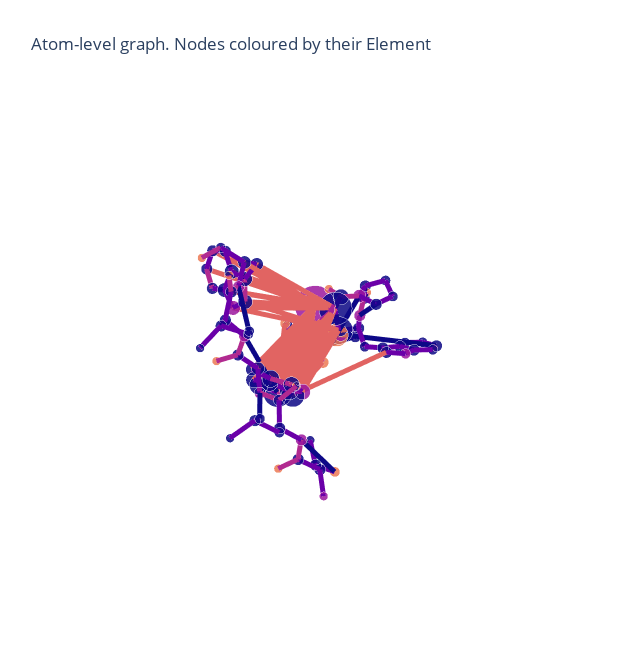

Notebook cell for this chart:
### Code cell
from graphein.protein.visualisation import plotly_protein_structure_graph

p = plotly_protein_structure_graph(
    graph_mutated,
    colour_edges_by="kind",
    colour_nodes_by="element_symbol",
    label_node_ids=False,
    node_size_min=5,
    node_alpha=0.85,
    node_size_multiplier=1,
    plot_title="Atom-level graph. Nodes coloured by their Element"
    )
p.show()

### Figure 1 — Plotly figure (JSON) as saved in the notebook; plotly's stock layout.template omitted (floating-point values rounded to 4 significant figures; data arrays with more than 128 entries replaced by an {"elided": "..."} marker saying what was removed)
{"data": [{"hoverinfo": "text+x+y+z", "marker": {"color": {"elided": "92x4 float values"}, "opacity": 0.85, "size": [6, 8, 8, 6, 8, 6, 7, 8, 8, 8, 6, 7, 8, 6, 7, 8, 9, 8, 6, 9, 12, 11, 12, 13, 11, 11, 16, 13, 20, 8, 8, 8, 6, 8, 7, 6, 7, 8, 9, 7, 6, 9, 10, 10, 10, 10, 8, 10, 8, 8, 8, 28, 23, 11, 6, 19, 16, 9, 8, 8, 6, 7, 7, 8, 8, 8, 8, 8, 7, 8, 8, 8, 8, 7, 7, 7, 7, 8, 9, 8, 9, 8, 7, 7, 8, 10, 8, 7, 7, 7, 9, 10], "symbol": "circle"}, "mode": "markers", "text": ["A:THR:259:N", "A:THR:259:CA", "A:THR:259:C", "A:THR:259:O", "A:THR:259:CB", "A:THR:259:CG2", "A:THR:259:OG1", "A:LEU:260:N", "A:LEU:260:CA", "A:LEU:260:C", "A:LEU:260:O", "A:LEU:260:CB", "A:LEU:260:CG", "A:LEU:260:CD1", "A:LEU:260:CD2", "A:TRP:261:N", "A:TRP:261:CA", "A:TRP:261:C", "A:TRP:261:O", "A:TRP:261:CB", "A:TRP:261:CG", "A:TRP:261:CD1", "A:TRP:261:CD2", "A:TRP:261:CE2", "A:TRP:261:CE3", "A:TRP:261:NE1", "A:TRP:261:CZ2", "A:TRP:261:CZ3", "A:TRP:261:CH2", "A:ILE:262:N", "A:ILE:262:CA", "A:ILE:262:C", "A:ILE:262:O", "A:ILE:262:CB", "A:ILE:262:CG1", "A:ILE:262:CG2", "A:ILE:262:CD1", "A:TRP:263:N", "A:TRP:263:CA", "A:TRP:263:C", "A:TRP:263:O", "A:TRP:263:CB", "A:TRP:263:CG", "A:TRP:263:CD1", "A:TRP:263:CD2", "A:TRP:263:CE2", "A:TRP:263:CE3", "A:TRP:263:NE1", "A:TRP:263:CZ2", "A:TRP:263:CZ3", "A:TRP:263:CH2", "B:SER:87:N", "B:SER:87:CA", "B:SER:87:C", "B:SER:87:O", "B:SER:87:CB", "B:SER:87:OG", "B:PRO:88:N", "B:PRO:88:CA", "B:PRO:88:C", "B:PRO:88:O", "B:PRO:88:CB", "B:PRO:88:CG", "B:PRO:88:CD", "B:TRP:89:N", "B:TRP:89:CA", "B:TRP:89:C", "B:TRP:89:O", "B:TRP:89:CB", "B:TRP:89:CG", "B:TRP:89:CD1", "B:TRP:89:CD2", "B:TRP:89:CE2", "B:TRP:89:CE3", "B:TRP:89:NE1", "B:TRP:89:CZ2", "B:TRP:89:CZ3", "B:TRP:89:CH2", "B:PRO:90:N", "B:PRO:90:CA", "B:PRO:90:C", "B:PRO:90:O", "B:PRO:90:CB", "B:PRO:90:CG", "B:PRO:90:CD", "B:PRO:91:N", "B:PRO:91:CA", "B:PRO:91:C", "B:PRO:91:O", "B:PRO:91:CB", "B:PRO:91:CG", "B:PRO:91:CD"], "type": "scatter3d", "x": [27.42, 26.69, 27.59, 28.54, 26.01, 25.34, 25.05, 27.31, 28.14, 27.27, 26.4, 28.96, 29.9, 31.09, 30.34, 27.52, 26.76, 27.62, 28.58, 26.32, 25.32, 24.74, 24.79, 23.89, 24.99, 23.88, 23.18, 24.28, 23.39, 27.28, 28.03, 27.1, 27.33, 29.03, 28.46, 30.35, 29.12, 26.06, 25.08, 25.74, 26.63, 23.83, 24.1, 24.53, 23.98, 24.38, 23.59, 24.7, 24.39, 23.61, 24.0, 19.38, 18.27, 16.93, 16.85, 18.53, 17.94, 15.84, 14.51, 14.08, 13.03, 13.64, 14.32, 15.78, 14.9, 14.61, 15.19, 16.22, 15.14, 14.77, 15.6, 13.51, 13.64, 12.27, 14.93, 12.59, 11.22, 11.39, 14.52, 15.01, 16.37, 16.73, 13.97, 12.77, 13.26, 17.17, 16.89, 16.82, 17.58, 18.05, 19.14, 18.48], "y": [9.467, 8.458, 7.651, 7.042, 7.456, 6.348, 8.139, 7.626, 6.842, 5.904, 6.353, 7.758, 7.044, 6.493, 8.013, 4.6, 3.592, 2.991, 2.283, 2.482, 2.924, 4.149, 2.148, 2.976, 0.831, 4.191, 2.537, 0.393, 1.248, 3.282, 2.729, 2.21, 2.462, 3.755, 5.171, 3.677, 6.124, 1.491, 0.902, -0.276, -0.925, 0.424, -0.454, -0.033, -1.882, -2.253, -2.887, -1.106, -3.589, -4.225, -4.555, 0.781, 1.653, 0.944, -0.281, 2.292, 1.557, 1.717, 1.122, 0.743, 0.142, 2.23, 3.477, 3.189, 1.097, 0.825, -0.471, -0.958, 1.962, 3.355, 4.3, 3.992, 5.325, 3.566, 5.484, 6.241, 4.477, 5.802, -1.038, -2.279, -2.003, -0.854, -2.594, -1.736, -0.558, -3.047, -4.466, -4.783, -4.233, -5.172, -4.164, -2.84], "z": [32.49, 33.26, 34.16, 33.68, 32.3, 33.08, 31.49, 35.46, 36.37, 37.2, 37.94, 37.27, 38.24, 37.49, 39.33, 37.08, 37.8, 38.9, 38.6, 36.85, 35.83, 35.73, 34.74, 34.04, 34.3, 34.67, 32.91, 33.17, 32.49, 40.15, 41.28, 42.38, 43.57, 41.88, 41.81, 41.15, 42.77, 41.97, 42.88, 43.6, 43.05, 42.11, 40.88, 39.65, 40.79, 39.48, 41.68, 38.81, 39.04, 41.24, 39.94, 37.45, 37.11, 37.13, 37.22, 35.74, 34.7, 37.07, 37.08, 35.69, 35.5, 37.64, 37.13, 37.01, 34.71, 33.29, 32.73, 33.17, 32.41, 32.83, 33.37, 32.64, 33.08, 32.14, 33.52, 33.04, 32.1, 32.55, 31.71, 31.09, 30.47, 30.25, 30.02, 30.35, 31.12, 30.19, 30.43, 31.91, 32.72, 29.74, 29.72, 29.56]}, {"hoverinfo": "text", "line": {"color": {"elided": "543x4 float values"}, "width": 10}, "mode": "lines", "text": {"elided": "543 str values"}, "type": "scatter3d", "x": {"elided": "543 float values"}, "y": {"elided": "543 float values"}, "z": {"elided": "543 float values"}}], "layout": {"height": 650, "margin": {"t": 100}, "scene": {"xaxis": {"showbackground": false, "showgrid": false, "showline": false, "showticklabels": false, "title": {"text": ""}, "zeroline": false}, "yaxis": {"showbackground": false, "showgrid": false, "showline": false, "showticklabels": false, "title": {"text": ""}, "zeroline": false}, "zaxis": {"showbackground": false, "showgrid": false, "showline": false, "showticklabels": false, "title": {"text": ""}, "zeroline": false}}, "showlegend": false, "title": {"text": "Atom-level graph. Nodes coloured by their Element"}, "width": 620}}
